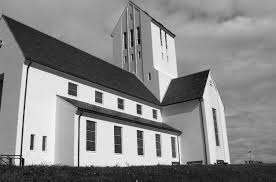
#> input picture A3/image1.png, 276 x 182 px
$ jupyter execute main.ipynb
#> lines starting #> are read from the running program, lines starting #| are printed output that depends on the picture; after the words box and inside, x2 and y2 are one past the last pixel; in counts of white or black regions, pixels touching at a corner belong together
[cell 1]
import matplotlib.pyplot as plt
import numpy as np
from scipy.ndimage import convolve
from scipy.signal import convolve2d

[cell 2]
# Load image
image = plt.imread('image1.png')
#> image is the input picture: shape (182, 276) float32; min 0, max 1, mean 0.537

# Convert to grayscale
if len(image.shape) == 3:
    image_gray = np.mean(image, axis=2)
else:
    image_gray = image

plt.imshow(image_gray, cmap='gray')
plt.axis('off')
plt.show()

[cell 3]
# Define Sobel kernels
sobel_x = np.array([[-1, 0, 1], [-2, 0, 2], [-1, 0, 1]])
sobel_y = np.array([[-1, -2, -1], [0, 0, 0], [1, 2, 1]])

# Define Gaussian kernel
def gaussian_filter(sigma, size):
    kernel = np.fromfunction(lambda x, y: (1/(2*np.pi*sigma**2)) * np.exp(-((x-size//2)**2 + (y-size//2)**2)/(2*sigma**2)), (size, size))
    return kernel / np.sum(kernel)

# Convolution process with Gaussian filter
def convolve_gaussian(image, sigma):
    gaussian = gaussian_filter(sigma, 5)
    smoothed_image = convolve(image, gaussian)
    return smoothed_image

# Convolution process with Sobel filters
def convolve_sobel(image):
    gradient_x = convolve2d(image, sobel_x, mode='same')
    gradient_y = convolve2d(image, sobel_y, mode='same')
    edge_map = np.sqrt(gradient_x**2 + gradient_y**2)
    return gradient_x, gradient_y, edge_map

# Define Gaussian derivative kernels
def gaussian_derivative_x(sigma, size):
    kernel = np.fromfunction(lambda x, y: -((x - size//2)/(sigma**2)) * (1/(2*np.pi*sigma**2)) * np.exp(-((x-size//2)**2 + (y-size//2)**2)/(2*sigma**2)), (size, size))
    return kernel

def gaussian_derivative_y(sigma, size):
    kernel = np.fromfunction(lambda x, y: -((y - size//2)/(sigma**2)) * (1/(2*np.pi*sigma**2)) * np.exp(-((x-size//2)**2 + (y-size//2)**2)/(2*sigma**2)), (size, size))
    return kernel

# Convolution process with Gaussian derivative filters
def convolve_gaussian_derivatives(image, sigma):
    # Compute Gaussian derivative kernels
    kernel_size = 5
    gaussian_dx = gaussian_derivative_x(sigma, kernel_size)
    gaussian_dy = gaussian_derivative_y(sigma, kernel_size)

    # Convolve with image
    gradient_x = convolve(image, gaussian_dx)
    gradient_y = convolve(image, gaussian_dy)
    edge_map = np.sqrt(gradient_x**2 + gradient_y**2)

    return gradient_x, gradient_y, edge_map

# [47 lines left out: functions harris_corner_detection, non_max_suppression, not called in this run]

def non_maximum_suppression(harris_response, threshold):
    # Create an array to store the corners
    corners = np.zeros_like(harris_response, dtype=np.int32)
    max_response = harris_response.max()
    offset = 1

    # Loop through the image, avoiding the borders
    for y in range(offset, harris_response.shape[0] - offset):
        for x in range(offset, harris_response.shape[1] - offset):
            window = harris_response[y-offset:y+offset+1, x-offset:x+offset+1]
            local_max = window.max()
            # Check if the current pixel is the local max and greater than the threshold
            if harris_response[y, x] == local_max and local_max >= threshold * max_response:
                corners[y, x] = 1
    return corners

def harris_corner_detection(Ix, Iy, k=0.01):
    height, width = Ix.shape
    harris_response = np.zeros((height, width))

    # Compute products of derivatives
    Ixx = Ix**2
    Ixy = Iy*Ix
    Iyy = Iy**2

    # Pad the matrices to avoid border issues
    pad = 1
    Ixx_padded = np.pad(Ixx, ((pad, pad), (pad, pad)), mode='constant')
    Ixy_padded = np.pad(Ixy, ((pad, pad), (pad, pad)), mode='constant')
    Iyy_padded = np.pad(Iyy, ((pad, pad), (pad, pad)), mode='constant')

    for y in range(pad, height + pad):
        for x in range(pad, width + pad):
            # Sum of squares of derivatives in the 3x3 window
            Sxx = np.sum(Ixx_padded[y - pad:y + pad + 1, x - pad:x + pad + 1])
            Syy = np.sum(Iyy_padded[y - pad:y + pad + 1, x - pad:x + pad + 1])
            Sxy = np.sum(Ixy_padded[y - pad:y + pad + 1, x - pad:x + pad + 1])

            # Compute the Harris response score
            det = (Sxx * Syy) - (Sxy**2)
            trace = Sxx + Syy
            R = det - k * (trace**2)

            # Store the response in the original coordinates
            harris_response[y - pad, x - pad] = R

    return harris_response

# Plotting function
def plot_images(images, titles, cmap):
    num_images = len(images)
    plt.figure(figsize=(15, 7))
    for i in range(num_images):
        plt.subplot(1, num_images, i+1)
        plt.imshow(images[i], cmap=cmap)
        plt.title(titles[i])
        plt.axis('off')
    plt.show()

# Question 1 #

[cell 4]
# a)
smoothed_image1 = convolve_gaussian(image, 1)
#> in convolve_gaussian, `smoothed_image = convolve(image, gaussian)`:
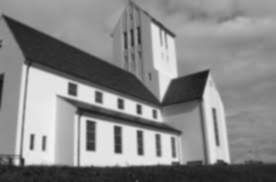
#> smoothed_image: shape (182, 276) float32; min 0.0843, max 0.944, mean 0.537
smoothed_image2 = convolve_gaussian(image, 2)

plot_images([image, smoothed_image1, smoothed_image2], ['Original Image', 'Smoothed Image (sigma = 1)', 'Smoothed Image (sigma = 2)'], 'gray')
#> in plot_images, `num_images = len(images)`: num_images = 3
#> in plot_images, `plt.show()`:
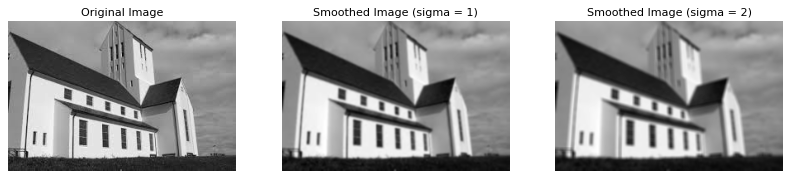
#> figure drawn by matplotlib, 3 panels

# b)
gradient_x1, gradient_y1, edge_map1 = convolve_sobel(smoothed_image1)
gradient_x2, gradient_y2, edge_map2 = convolve_sobel(smoothed_image2)
#> in convolve_sobel (call 2), `gradient_y = convolve2d(image, sobel_y, mode='same')`:
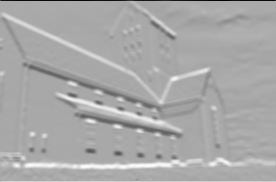
#> gradient_y: shape (182, 276) float64; min -2.65, max 1.36, mean 0.0101; drawn with min black and max white

plot_images([gradient_x1, gradient_y1, edge_map1], ['Sobel X (sigma = 1)', 'Sobel Y (sigma = 1)', 'Edge Map (sigma = 1)'], 'gray')
plot_images([gradient_x2, gradient_y2, edge_map2], ['Sobel X (sigma = 2)', 'Sobel Y (sigma = 2)', 'Edge Map (sigma = 2)'], 'gray')

# c)
gradient_x1, gradient_y1, edge_map1 = convolve_gaussian_derivatives(image, 1)
#> in convolve_gaussian_derivatives, `gradient_x = convolve(image, gaussian_dx)`:
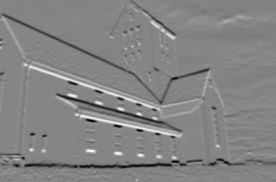
#> gradient_x: shape (182, 276) float32; min -0.253, max 0.232, mean -0.0023; drawn with min black and max white
#> in convolve_gaussian_derivatives, `gradient_y = convolve(image, gaussian_dy)`:
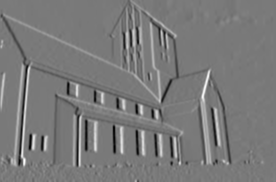
#> gradient_y: shape (182, 276) float32; min -0.26, max 0.284, mean 0.000299; drawn with min black and max white
gradient_x2, gradient_y2, edge_map2 = convolve_gaussian_derivatives(image, 2)
#> call 2 of convolve_gaussian_derivatives, with sigma = 2
#> in convolve_gaussian_derivatives (call 2), `edge_map = np.sqrt(gradient_x**2 + gradient_y**2)`:
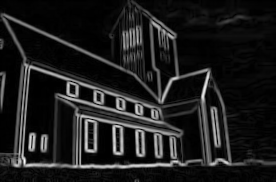
#> edge_map: shape (182, 276) float32; min 4.85e-19, max 0.0685, mean 0.00797; drawn with min black and max white

plot_images([gradient_x1, gradient_y1, edge_map1], ['Gaussian Derivative X (sigma = 1)', 'Gaussian Derivative Y (sigma = 1)', 'Edge Map (Gaussian Derivatives sigma = 1)'], 'gray')
plot_images([gradient_x2, gradient_y2, edge_map2], ['Gaussian Derivative X (sigma = 2)', 'Gaussian Derivative Y (sigma = 2)', 'Edge Map (Gaussian Derivatives sigma = 2)'], 'gray')

***Written Answer (b & c):***
While both Sobel filters and Gaussian gradients excel at edge detection, their outputs show subtle differences. Sobel filters produce slightly thicker and less defined edges. This likely stems from the Sobel operator being a simplified version of the Gaussian derivative.

# Question 2 #

[cell 5]
# Find corners
corner_response_map = harris_corner_detection(gradient_x1, gradient_y1)
#> in harris_corner_detection, `Ixy = Iy*Ix`:
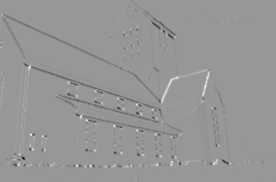
#> Ixy: shape (182, 276) float32; min -0.0379, max 0.0259, mean -0.000239; drawn with min black and max white
#> after the loop in harris_corner_detection, `for y in range(pad, height + pad):`:
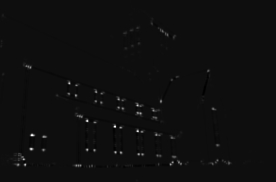
#> harris_response: shape (182, 276) float64; min -0.00149, max 0.0244, mean 8.4e-05; drawn with min black and max white
corners = non_maximum_suppression(corner_response_map, 0.1)
#> in non_maximum_suppression, `max_response = harris_response.max()`: max_response = 0.0244
#> after the loop in non_maximum_suppression, `for y in range(offset, harris_response.shape[0] - offset):`:
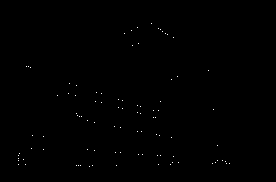
#> corners: shape (182, 276) int32; values 0 (black) and 1 (white), 0.18% white in thin lines or dots, all inside (x1, y1, x2, y2) = (18, 23, 230, 167)

# Extract the indices of the corners
y_coords, x_coords = np.where(corners == 1)
#> y_coords = 92 values from 23 to 166; x_coords = 92 values, max 229 at index 81, min 18 at index 66, mean 121.1

plot_images([corner_response_map], ['Corner Response Map'], 'hot')

# Plot corners with dots
plt.figure(figsize=(15, 7))
plt.imshow(edge_map1, cmap='gray')
plt.scatter(x_coords, y_coords, s=10, color='red')
plt.title('Non-Maximum Suppression Output')
plt.axis('off')
plt.show()
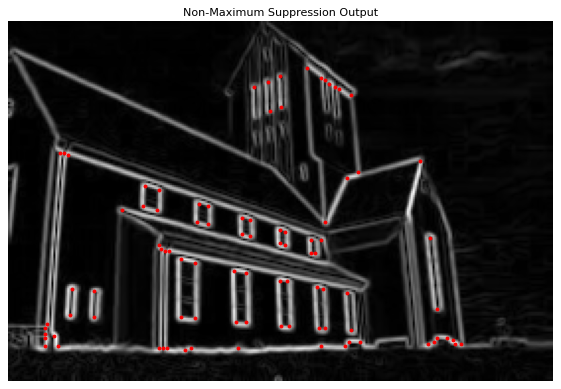
#> figure drawn by matplotlib, 1 panel
